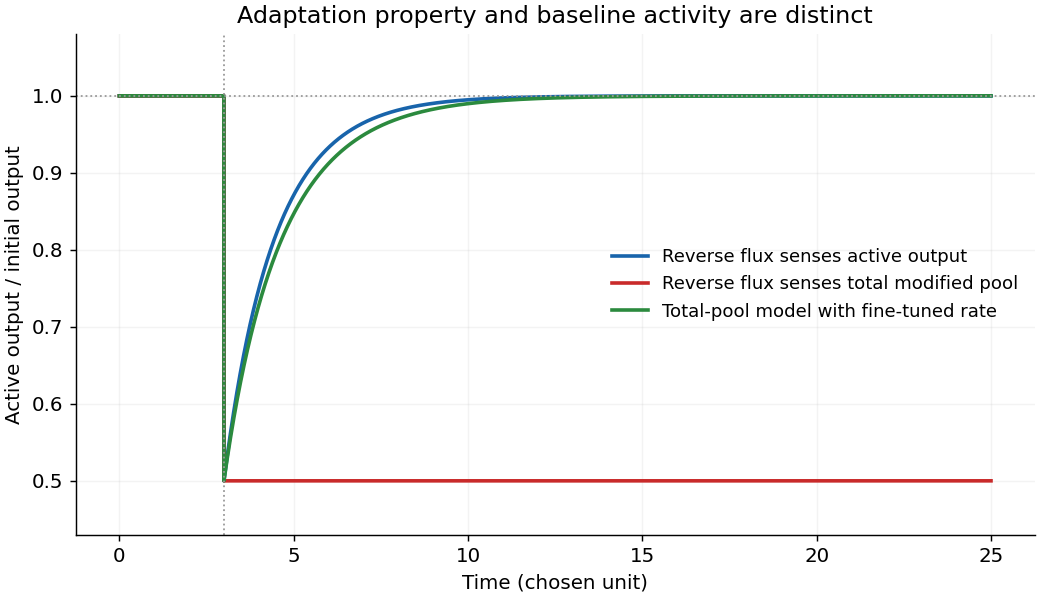

Python code for this plot:
"""Original conceptual figure; Python 3.14, numpy and matplotlib."""
from pathlib import Path
import numpy as np
import matplotlib
matplotlib.use('Agg')
import matplotlib.pyplot as plt
plt.rcParams.update({'font.size':11,'axes.spines.top':False,'axes.spines.right':False})

fig,ax=plt.subplots(figsize=(8,4.6),constrained_layout=True,facecolor='white')
dt=.002;t=np.arange(0,25+dt,dt);r=.4;b=2.;K=1.;a0=K*r/(b-r)
for mode,col,label in [('active','#1864ab','Reverse flux senses active output'),('fixed','#c92a2a','Reverse flux senses total modified pool'),('tuned','#2b8a3e','Total-pool model with fine-tuned rate')]:
 m=a0;out=[]
 for time in t:
  f=1. if time<3 else .5
  out.append(f*m/a0)
  bb=b if mode!='tuned' or time<3 else .5*b+.5*r
  substrate=f*m if mode=='active' else m
  m+=dt*(r-bb*substrate/(K+substrate))
 ax.plot(t,out,lw=2,label=label,color=col)
ax.axhline(1,color='.6',lw=1,ls=':');ax.axvline(3,color='.6',lw=1,ls=':')
ax.set(xlabel='Time (chosen unit)',ylabel='Active output / initial output',title='Adaptation property and baseline activity are distinct',ylim=(.43,1.08))
ax.legend(frameon=False,loc='center right',fontsize=10);ax.grid(alpha=.15)

fig.savefig(Path.cwd()/Path(__file__).with_suffix('.png').name,dpi=130,facecolor='white',transparent=False)
plt.close(fig)
